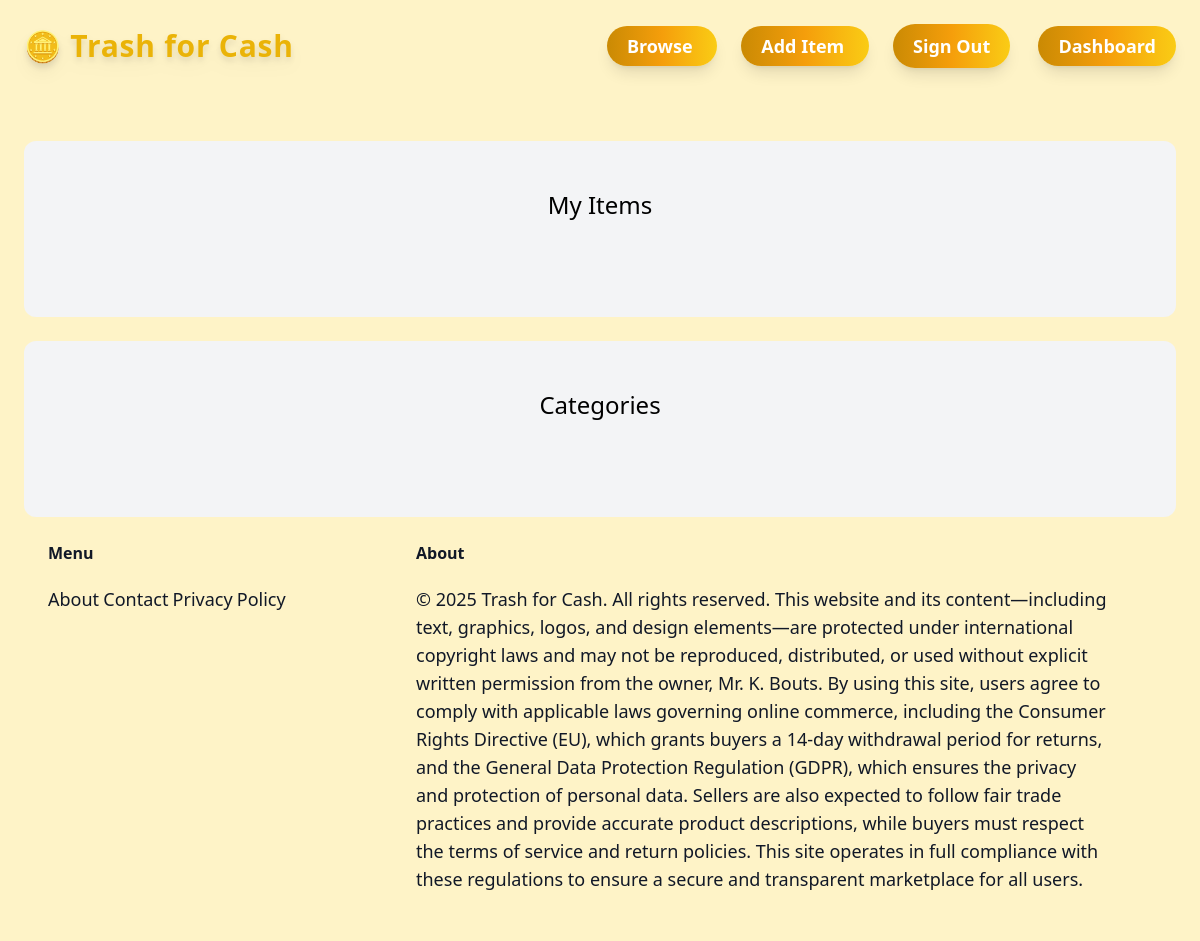
The page /dashboard/ (signed in) on the database as committed earlier.
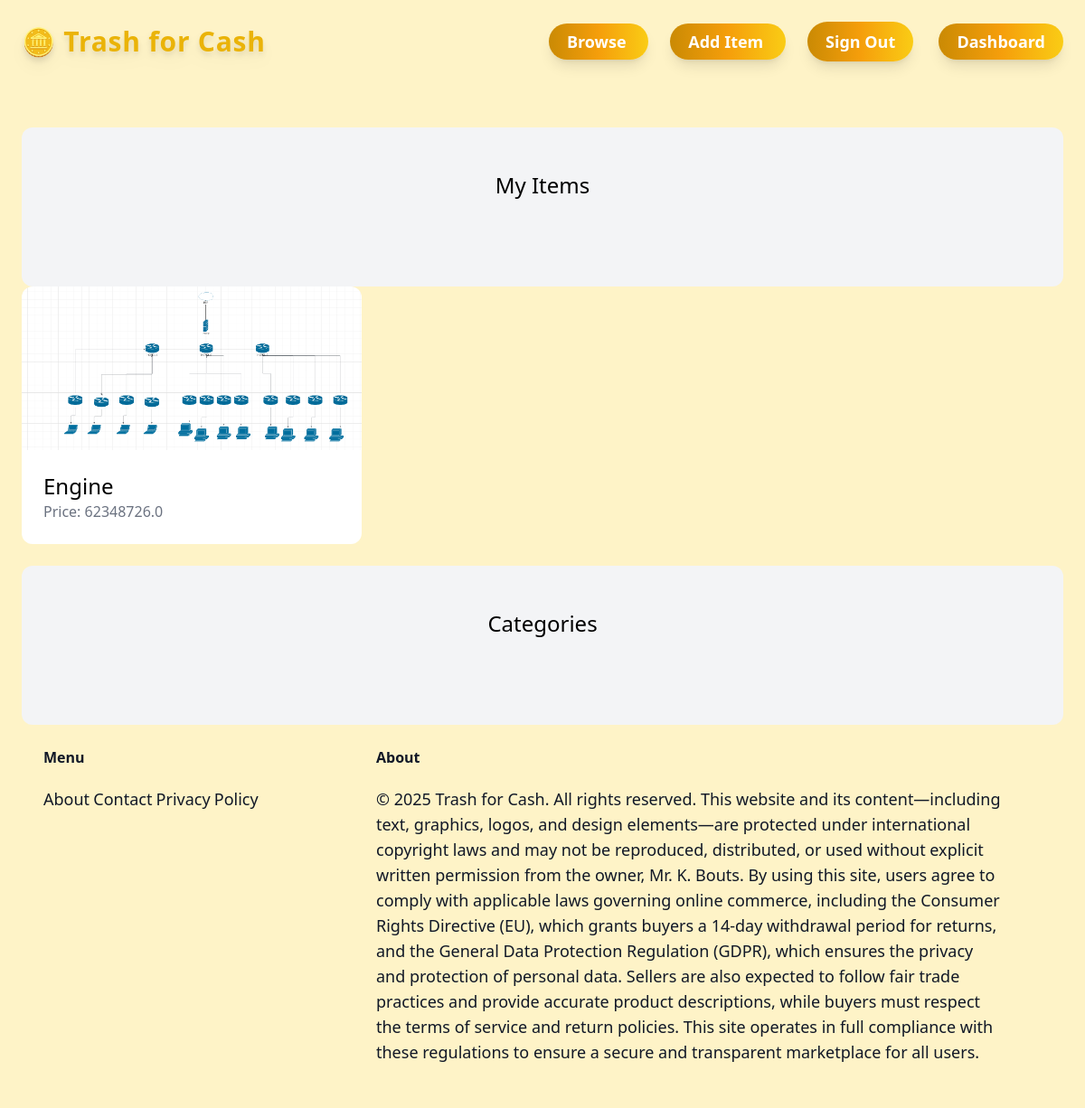
The same page on the database as committed later.
### item/models.py (models this page shows, shortened)
class Item(models.Model):
     category= models.ForeignKey(Category, related_name='items', on_delete=models.CASCADE)
     name=models.CharField(max_length=255)
     description = models.TextField(blank=True, null=True)
     price = models.FloatField()
     image = models.ImageField(upload_to='item_images', blank=True, null=True)
     is_sold = models.BooleanField(default=False)
     created_at = models.DateTimeField(auto_now_add=True)
     created_by = models.ForeignKey(User, related_name='items', on_delete=models.CASCADE)

### dashboard/views.py (the view)
# urls.py: path('', views.index, name='index'),
@login_required
def index(request):
    items = Item.objects.filter(created_by=request.user)
    return render(request, 'dashboard/index.html', {
        'items': items
    })

### dashboard/templates/dashboard/index.html (shortened to what this page needs)
{% extends 'core/base.html' %}
{% block content %}
    <div class="mt-6 px-6 py-12 bg-gray-100 rounded-xl">
        <h2 class="mb-12 text-2xl text-center">My Items</h2>
    </div>
    <div class="grid grid-cols-3 gap-3">
        {% for item in items %}
          <div>
            <a href="{% url 'item:detail' item.id %}">
            <div>
                <img src="{{ item.image.url }}" class="rounded-t-xl">
            </div>
            <div class="p-6 bg-white rounded-b-xl">
                <h2 class ="text-2xl">
                    {{ item.name }}
                </h2>
                <p class="text-gray-500">
                    Price: {{ item.price }}
                </p>
            </div>
          </a>
          </div>
        {% endfor %}
    </div>
     <div class="mt-6 px-6 py-12 bg-gray-100 rounded-xl">
        <h2 class="mb-12 text-2xl text-center">Categories</h2>
    </div>
{% endblock %}

Rows that differ between the two databases and show on the page:
added Item: image (picture), name "Engine", price "62348726.0"
